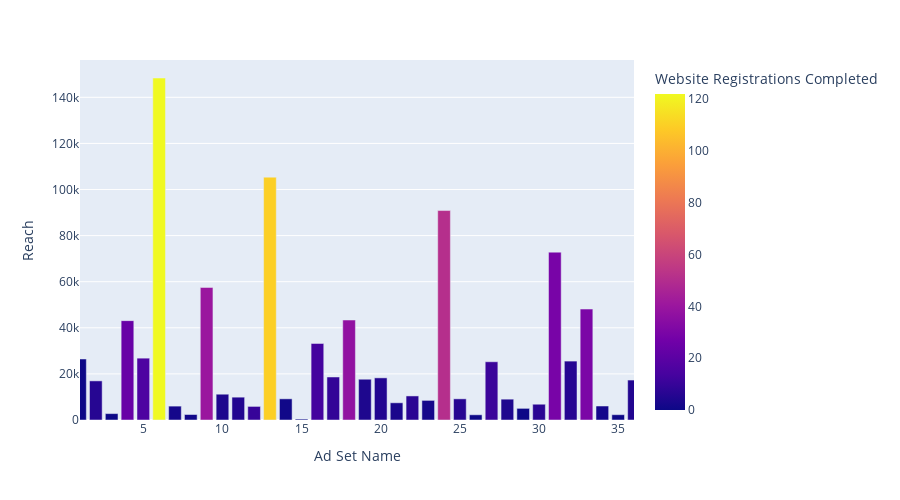

Write notebook code for a chart like this one.
### Code cell
import numpy as np
import plotly.express as px

fig = px.bar(grouped,  y='Reach', x='Ad Set Name',
             hover_data=['Impressions', 'Frequency'], color='Website Registrations Completed',
             height=500, range_x=((1,36)))
fig.show()

### Figure 1 — Plotly figure (JSON) as saved in the notebook; plotly's stock layout.template omitted (floating-point values rounded to 4 significant figures)
{"data": [{"alignmentgroup": "True", "customdata": [[207604, 9.187], [130882, 7.426], [105168, 15.0], [63425, 7.058], [51296, 8.612], [56956, 7.135], [87015, 8.57], [55490, 7.831], [30412, 7.865], [38182, 6.828], [25842, 6.148], [5985, 6.191], [20160, 6.312], [12380, 7.042], [6877, 6.125], [27624, 6.791], [20831, 7.382], [9276, 6.091], [18765, 6.666], [9951, 13.03], [19717, 6.762], [9137, 6.055], [18491, 7.268], [11317, 6.154], [8889, 7.282], [10200, 7.02], [6148, 6.401], [6147, 6.524], [9271, 7.521], [2391, 6.014], [2268, 6.02], [406, 6], [5138, 6.378], [2795, 6.027], [2332, 6.07], [29730, 6.922]], "hoverlabel": {"namelength": 0}, "hovertemplate": "Ad Set Name=%{x}<br>Reach=%{y}<br>Impressions=%{customdata[0]}<br>Frequency=%{customdata[1]}<br>Website Registrations Completed=%{marker.color}", "legendgroup": "", "marker": {"color": [122, 110, 51, 40, 37, 30, 29, 24, 16, 13, 11, 10, 9, 7, 7, 6, 6, 6, 5, 5, 5, 4, 4, 4, 3, 2, 2, 2, 1, 1, 0, 0, 0, 0, 0, 0], "coloraxis": "coloraxis"}, "name": "", "offsetgroup": "", "orientation": "v", "showlegend": false, "textposition": "auto", "type": "bar", "x": [6, 13, 24, 9, 18, 33, 31, 4, 5, 16, 27, 12, 17, 22, 30, 32, 2, 25, 36, 11, 20, 28, 19, 10, 21, 23, 7, 34, 14, 8, 26, 15, 29, 3, 35, 1], "xaxis": "x", "y": [148384, 105376, 90877, 57520, 43377, 48128, 72834, 43112, 26836, 33208, 25270, 5896, 18662, 10440, 6841, 25560, 16972, 9179, 17332, 9904, 18284, 9037, 17689, 11188, 7468, 8514, 6028, 6064, 9189, 2383, 2262, 406, 5049, 2775, 2302, 26469], "yaxis": "y"}], "layout": {"barmode": "relative", "coloraxis": {"colorbar": {"title": {"text": "Website Registrations Completed"}}, "colorscale": [[0, "#0d0887"], [0.1111, "#46039f"], [0.2222, "#7201a8"], [0.3333, "#9c179e"], [0.4444, "#bd3786"], [0.5556, "#d8576b"], [0.6667, "#ed7953"], [0.7778, "#fb9f3a"], [0.8889, "#fdca26"], [1, "#f0f921"]]}, "height": 500, "legend": {"tracegroupgap": 0}, "margin": {"t": 60}, "xaxis": {"anchor": "y", "domain": [0, 1], "range": [1, 36], "title": {"text": "Ad Set Name"}}, "yaxis": {"anchor": "x", "domain": [0, 1], "title": {"text": "Reach"}}}}
